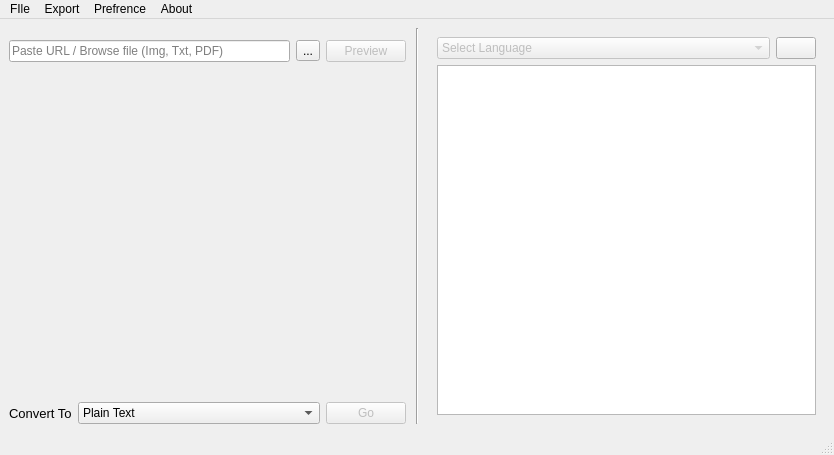
<?xml version="1.0" encoding="UTF-8"?>
<ui version="4.0">
 <class>MainWindow</class>
 <widget class="QMainWindow" name="MainWindow">
  <property name="geometry">
   <rect>
    <x>0</x>
    <y>0</y>
    <width>834</width>
    <height>455</height>
   </rect>
  </property>
  <property name="focusPolicy">
   <enum>Qt::NoFocus</enum>
  </property>
  <property name="windowTitle">
   <string>MainWindow</string>
  </property>
  <widget class="QWidget" name="centralwidget">
   <layout class="QHBoxLayout" name="horizontalLayout_3">
    <item>
     <layout class="QVBoxLayout" name="verticalLayout">
      <item>
       <layout class="QHBoxLayout" name="horizontalLayout">
        <property name="topMargin">
         <number>12</number>
        </property>
        <item>
         <widget class="QLineEdit" name="path_edit">
          <property name="sizePolicy">
           <sizepolicy hsizetype="Expanding" vsizetype="Fixed">
            <horstretch>0</horstretch>
            <verstretch>0</verstretch>
           </sizepolicy>
          </property>
          <property name="alignment">
           <set>Qt::AlignLeading|Qt::AlignLeft|Qt::AlignVCenter</set>
          </property>
          <property name="placeholderText">
           <string>Paste URL / Browse file (Img, Txt, PDF)</string>
          </property>
         </widget>
        </item>
        <item>
         <widget class="QToolButton" name="browse_button">
          <property name="text">
           <string>...</string>
          </property>
         </widget>
        </item>
        <item>
         <widget class="QPushButton" name="preview_button">
          <property name="enabled">
           <bool>false</bool>
          </property>
          <property name="sizePolicy">
           <sizepolicy hsizetype="Preferred" vsizetype="Fixed">
            <horstretch>0</horstretch>
            <verstretch>0</verstretch>
           </sizepolicy>
          </property>
          <property name="minimumSize">
           <size>
            <width>0</width>
            <height>0</height>
           </size>
          </property>
          <property name="text">
           <string>Preview</string>
          </property>
         </widget>
        </item>
       </layout>
      </item>
      <item>
       <widget class="QLabel" name="preview_label">
        <property name="text">
         <string/>
        </property>
        <property name="alignment">
         <set>Qt::AlignCenter</set>
        </property>
       </widget>
      </item>
      <item>
       <layout class="QHBoxLayout" name="horizontalLayout_2">
        <item>
         <widget class="QLabel" name="label_2">
          <property name="font">
           <font>
            <pointsize>10</pointsize>
           </font>
          </property>
          <property name="text">
           <string>Convert To</string>
          </property>
         </widget>
        </item>
        <item>
         <widget class="QComboBox" name="to_comboBox">
          <property name="sizePolicy">
           <sizepolicy hsizetype="Expanding" vsizetype="Fixed">
            <horstretch>0</horstretch>
            <verstretch>0</verstretch>
           </sizepolicy>
          </property>
          <item>
           <property name="text">
            <string>Plain Text</string>
           </property>
          </item>
          <item>
           <property name="text">
            <string>Audio</string>
           </property>
          </item>
         </widget>
        </item>
        <item>
         <widget class="QPushButton" name="convert_button">
          <property name="enabled">
           <bool>false</bool>
          </property>
          <property name="text">
           <string>Go</string>
          </property>
         </widget>
        </item>
       </layout>
      </item>
     </layout>
    </item>
    <item>
     <widget class="Line" name="line">
      <property name="sizePolicy">
       <sizepolicy hsizetype="Fixed" vsizetype="Minimum">
        <horstretch>0</horstretch>
        <verstretch>0</verstretch>
       </sizepolicy>
      </property>
      <property name="minimumSize">
       <size>
        <width>10</width>
        <height>0</height>
       </size>
      </property>
      <property name="styleSheet">
       <string notr="true"/>
      </property>
      <property name="frameShadow">
       <enum>QFrame::Sunken</enum>
      </property>
      <property name="lineWidth">
       <number>1</number>
      </property>
      <property name="midLineWidth">
       <number>0</number>
      </property>
      <property name="orientation">
       <enum>Qt::Vertical</enum>
      </property>
     </widget>
    </item>
    <item>
     <widget class="QWidget" name="widget" native="true">
      <property name="enabled">
       <bool>true</bool>
      </property>
      <property name="sizePolicy">
       <sizepolicy hsizetype="Expanding" vsizetype="Expanding">
        <horstretch>0</horstretch>
        <verstretch>0</verstretch>
       </sizepolicy>
      </property>
      <layout class="QVBoxLayout" name="verticalLayout_2">
       <item>
        <layout class="QHBoxLayout" name="horizontalLayout_4">
         <property name="leftMargin">
          <number>0</number>
         </property>
         <property name="topMargin">
          <number>0</number>
         </property>
         <item>
          <widget class="QComboBox" name="translate_comboBox">
           <property name="enabled">
            <bool>false</bool>
           </property>
           <property name="sizePolicy">
            <sizepolicy hsizetype="MinimumExpanding" vsizetype="Fixed">
             <horstretch>0</horstretch>
             <verstretch>0</verstretch>
            </sizepolicy>
           </property>
           <property name="maxCount">
            <number>1</number>
           </property>
           <item>
            <property name="text">
             <string>Select Language</string>
            </property>
           </item>
          </widget>
         </item>
         <item>
          <widget class="QPushButton" name="pushButton">
           <property name="sizePolicy">
            <sizepolicy hsizetype="Minimum" vsizetype="Fixed">
             <horstretch>0</horstretch>
             <verstretch>0</verstretch>
            </sizepolicy>
           </property>
           <property name="toolTip">
            <string>Buy me a Coffee</string>
           </property>
           <property name="text">
            <string/>
           </property>
          </widget>
         </item>
        </layout>
       </item>
       <item>
        <widget class="QTextEdit" name="textEdit"/>
       </item>
      </layout>
     </widget>
    </item>
   </layout>
  </widget>
  <widget class="QMenuBar" name="menubar">
   <property name="geometry">
    <rect>
     <x>0</x>
     <y>0</y>
     <width>834</width>
     <height>20</height>
    </rect>
   </property>
   <widget class="QMenu" name="menuFIle">
    <property name="title">
     <string>FIle</string>
    </property>
    <addaction name="actionOpen"/>
    <addaction name="actionSave"/>
    <addaction name="actionExit"/>
   </widget>
   <widget class="QMenu" name="menuExport">
    <property name="title">
     <string>Export</string>
    </property>
    <addaction name="actionText"/>
    <addaction name="separator"/>
    <addaction name="actionPDF"/>
    <addaction name="actionAudio"/>
   </widget>
   <widget class="QMenu" name="menuPrefrence">
    <property name="title">
     <string>Prefrence</string>
    </property>
    <addaction name="actionDark_Mode"/>
    <addaction name="actionLight_Mode"/>
   </widget>
   <widget class="QMenu" name="menuAbout">
    <property name="title">
     <string>About</string>
    </property>
   </widget>
   <addaction name="menuFIle"/>
   <addaction name="menuExport"/>
   <addaction name="menuPrefrence"/>
   <addaction name="menuAbout"/>
  </widget>
  <widget class="QStatusBar" name="statusbar"/>
  <action name="actionOpen">
   <property name="text">
    <string>Open</string>
   </property>
   <property name="shortcut">
    <string>Ctrl+O</string>
   </property>
  </action>
  <action name="actionSave">
   <property name="text">
    <string>Save</string>
   </property>
   <property name="shortcut">
    <string>Ctrl+S</string>
   </property>
  </action>
  <action name="actionExit">
   <property name="text">
    <string>Exit</string>
   </property>
   <property name="shortcut">
    <string>Ctrl+X</string>
   </property>
  </action>
  <action name="actionText">
   <property name="text">
    <string>Plain Text</string>
   </property>
  </action>
  <action name="actionPDFF">
   <property name="text">
    <string>PDF</string>
   </property>
  </action>
  <action name="actionPDF">
   <property name="text">
    <string>PDF</string>
   </property>
  </action>
  <action name="actionAudio">
   <property name="text">
    <string>Audio</string>
   </property>
  </action>
  <action name="actionDark_Mode">
   <property name="text">
    <string>Dark Mode</string>
   </property>
  </action>
  <action name="actionLight_Mode">
   <property name="text">
    <string>Light Mode</string>
   </property>
  </action>
 </widget>
 <resources/>
 <connections/>
</ui>
